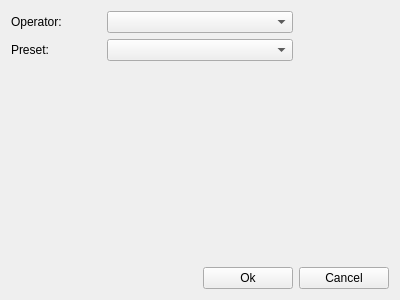
<ui version="4.0" >
 <class>WdgToneMappingDialog</class>
 <widget class="QWidget" name="WdgToneMappingDialog" >
  <property name="geometry" >
   <rect>
    <x>0</x>
    <y>0</y>
    <width>400</width>
    <height>300</height>
   </rect>
  </property>
  <property name="windowTitle" >
   <string>Form</string>
  </property>
  <layout class="QGridLayout" >
   <item row="0" column="0" >
    <widget class="QLabel" name="label" >
     <property name="text" >
      <string>Operator:</string>
     </property>
    </widget>
   </item>
   <item row="0" column="1" colspan="2" >
    <widget class="QComboBox" name="comboBoxOperators" />
   </item>
   <item row="1" column="0" >
    <widget class="QLabel" name="label_2" >
     <property name="text" >
      <string>Preset:</string>
     </property>
    </widget>
   </item>
   <item row="1" column="1" colspan="2" >
    <widget class="QComboBox" name="comboBoxPresets" />
   </item>
   <item row="2" column="0" colspan="4" >
    <widget class="QWidget" native="1" name="centralWidgetHolder" />
   </item>
   <item row="3" column="2" >
    <widget class="QPushButton" name="pushButtonOk" >
     <property name="text" >
      <string>Ok</string>
     </property>
    </widget>
   </item>
   <item row="3" column="3" >
    <widget class="QPushButton" name="pushButtonCancel" >
     <property name="text" >
      <string>Cancel</string>
     </property>
    </widget>
   </item>
  </layout>
 </widget>
 <resources/>
 <connections/>
</ui>
